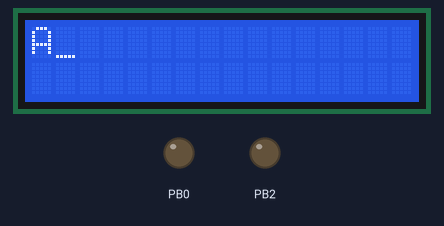
A program run on a simulated ATmega32, built with avr-gcc and emulated at 1 MHz. On the bench: 16×2 character LCD, output pins drawn as LEDs (lit = HIGH). Wiring (inferred from the signals the program sends): character LCD (HD44780): RS PB1; E PB3; data PC0, PC1, PC2, PC3, PC4, PC5, PC6, PC7. Pins used as bus, display or sensor lines are not drawn.

Above: at 1.1 s.
At 4.1 s:
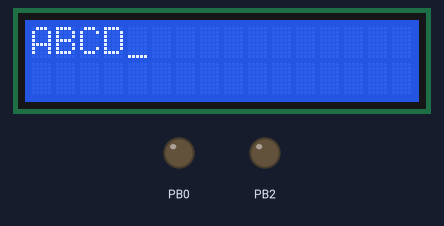
At 6.1 s:
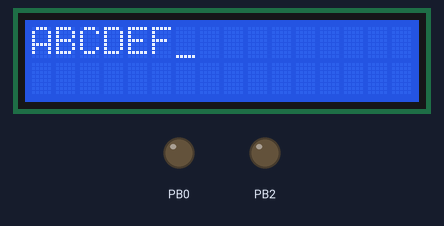
At 8.1 s:
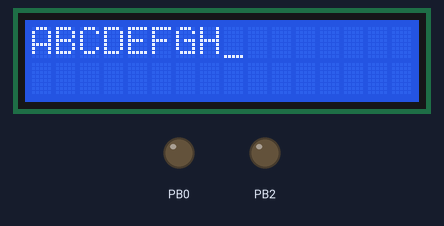
At 12.1 s:
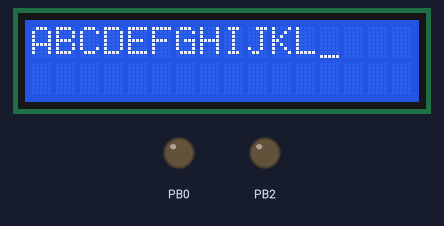
At 16.1 s:
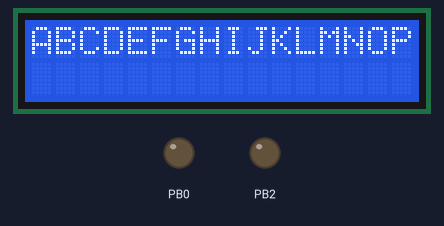

The program:

main.c
```c
/*
 * SPI Driver.c
 *
 * Created: 10/4/2020 1:19:11 PM
 * Author : AbdEl-Rahman
 */

#include <avr/io.h>
#include "SPI.h"
#include <avr/interrupt.h>
#include <util/delay.h>
#include "IncFile1.h"
#define F_CPU 1000000UL
int main(void)
{
    /* Replace with your application code */
//	Clock_rate(F_128);
	spi_init(MASTER);

		lcd_init();
		_delay_ms(10);
//	uint8 data=0;
    while (1)
    {  for(uint8 i ='A';i<=255;i++)
		{  _delay_ms(1000);
		   master_transmit(i);
	   lcd_dataout(i);
		}
    }

}
```

AtmegaRegs.h
```c
/*
 * AtmegaRegs.h
 *
 * Created: 9/3/2020 1:08:34 PM
 *  Author: ahmed
 */


#ifndef ATMEGAREGS_H_
#define ATMEGAREGS_H_


#define mySREG   *((volatile unsigned char* const)0X5F)
#define mySPH    *((volatile unsigned char* const)0X5E)
#define mySPL    *((volatile unsigned char* const)0X5D)
#define myOCR0   *((volatile unsigned char* const)0X5C)
#define myGICR   *((volatile unsigned char* const)0X5B)
#define myGIFR   *((volatile unsigned char* const)0X5A)
#define myTIMSK  *((volatile unsigned char* const)0X59)
#define myTIFR   *((volatile unsigned char* const)0X58)
#define mySPMCR  *((volatile unsigned char* const)0X57)
#define myTWCR   *((volatile unsigned char* const)0X56)
#define myMCUCR  *((volatile unsigned char* const)0X55)
#define myMCUCSR *((volatile unsigned char* const)0X54)
#define myTCCR0  *((volatile unsigned char* const)0X53)
#define myTCNT0  *((volatile unsigned char* const)0X52)
#define myOSCCAL *((volatile unsigned char* const)0X51)
#define myOCDR   *((volatile unsigned char* const)0X51)
#define mySFIOR  *((volatile unsigned char* const)0X50)
#define myTCCR1A *((volatile unsigned char* const)0X4F)
#define myTCCR1B *((volatile unsigned char* const)0X4E)
#define myTCNT1H *((volatile unsigned char* const)0X4D)
#define myTCNT1L *((volatile unsigned char* const)0X4C)
#define myOCR1AH *((volatile unsigned char* const)0X4B)
#define myOCR1AL *((volatile unsigned char* const)0X4A)
#define myOCR1BH *((volatile unsigned char* const)0X49)
#define myOCR1BL *((volatile unsigned char* const)0X48)
#define myICR1H  *((volatile unsigned char* const)0X47)
#define myICR1L  *((volatile unsigned char* const)0X46)
#define myTCCR2  *((volatile unsigned char* const)0X45)
#define myTCNT2  *((volatile unsigned char* const)0X44)
#define myOCR2   *((volatile unsigned char* const)0X43)
#define myASSR   *((volatile unsigned char* const)0X42)
#define myWDTCR  *((volatile unsigned char* const)0X41)
#define myUBRRH  *((volatile unsigned char* const)0X40)
#define myUCSRC  *((volatile unsigned char* const)0X40)
#define myEEARH  *((volatile unsigned char* const)0X3F)
#define myEEARL  *((volatile unsigned char* const)0X3E)
#define myEEDR   *((volatile unsigned char* const)0X3D)

#define myEECR   *((volatile unsigned char* const)0X3C)
#define myPORTA  *((volatile unsigned char* const)0X3B)
#define myDDRA   *((volatile unsigned char* const)0X3A)
#define myPINA   *((volatile unsigned char* const)0X39)
#define myPORTB  *((volatile unsigned char* const)0X38)
#define myDDRB   *((volatile unsigned char* const)0X37)
#define myPINB   *((volatile unsigned char* const)0X36)
#define myPORTC  *((volatile unsigned char* const)0X35)
#define myDDRC   *((volatile unsigned char* const)0X34)
#define myPINC   *((volatile unsigned char* const)0X33)
#define myPORTD  *((volatile unsigned char* const)0X32)
#define myDDRD   *((volatile unsigned char* const)0X31)
#define myPIND   *((volatile unsigned char* const)0X30)

#define mySPDR   *((volatile unsigned char* const)0X2F)
#define mySPSR   *((volatile unsigned char* const)0X2E)
#define mySPCR   *((volatile unsigned char* const)0X2D)
#define myUDR    *((volatile unsigned char* const)0X2C)
#define myUCSRA  *((volatile unsigned char* const)0X2B)
#define myUCSRB  *((volatile unsigned char* const)0X2A)
#define myUBRRL  *((volatile unsigned char* const)0X29)
#define myACSR   *((volatile unsigned char* const)0X28)
#define myADMUX  *((volatile unsigned char* const)0X27)
#define myADCSRA *((volatile unsigned char* const)0X26)
#define myADCH   *((volatile unsigned char* const)0X25)
#define myADCL   *((volatile unsigned char* const)0X24)
#define myTWDR   *((volatile unsigned char* const)0X23)
#define myTWAR   *((volatile unsigned char* const)0X22)
#define myTWSR   *((volatile unsigned char* const)0X21)
#define myTWBR   *((volatile unsigned char* const)0X20)


#endif /* ATMEGAREGS_H_ */
```

CFile1.c
```c
/*
 * CFile1.c
 *
 * Created: 8/31/2020 4:37:17 PM
 *  Author: AbdEl-Rahman
 */
/*
 * CFile1.c
 *
 * Created: 8/31/2020 2:36:14 PM
 *  Author: AbdEl-Rahman
 */
#include "IncFile1.h"
void direction_pin (uint8_t port,uint8_t state, uint8_t pin )
{
	if(state==output)
	(*(volatile uint8_t*)(port+1)) |= (1<<pin);
	else
    (*(volatile uint8_t*)(port+1)) |= ~(1<<pin);
}

void port_direction (uint8_t port , uint8_t state)  //set first 4 pins in port to zeros or ones
{
	if (state == input)
	(*(volatile uint8_t*)(port+1)) = 0x00;     //set 8 pins in port X to input
	if (state == output)
	(*(volatile uint8_t*)(port+1)) = 0x0F;     //set 8 pins in port X to output

}


void pin_write (uint8_t port,uint8_t value, uint8_t pin )
{
	if(value==0)
	(*(volatile uint8_t*)(port+2)) &= ~(1<<pin);
	else
	(*(volatile uint8_t*)(port+2)) |= (1<<pin);
}

void port_write (uint8_t port,uint8_t state)
{    if(state==low)
	(*(volatile uint8_t*)(port+2)) = 0x00;  //set first 4 pins in port X to low and last 4 pins in port x to high
	else
	(*(volatile uint8_t*)(port+2)) = 0xff;  //set first 4 pins in port X to high and last 4 pins in port x to low
}

uint8_t pin_read (uint8_t port, uint8_t pin)
{
	uint8_t value;
	value = (*((volatile uint8_t*)(port))>>pin )&1;
	if (value ==0)
	return 0;
	else return 1;
}

uint8_t port_read (uint8_t port )
{
	uint8_t value;
	value = (*(volatile uint8_t	*)(port));
	return value;
}

uint8_t check(void)
{
	for(int i=0;i<4;i++)
	{   port_write(A,high);
		pin_write(A,low,i);
		for(int j=4;j<8;j++)
		{

			if(pin_read(A,j)==0)
			{
				while(pin_read(A,j)==0);
				   switch(i)
				   {
					  case (0):
					  {
						  if (j == 4)
						  return '7';
						  else if (j == 5)
						  return '4';
						  else if (j == 6)
						  return '1';
						  else if (j== 7)
						  return 'A';
						  break;
					  }
					  case (1):
					  {
						  if (j == 4)
						  return '8';
						  else if (j == 5)
						  return '5';
						  else if (j == 6)
						  return '2';
						  else if (j == 7)
						  return '0';
						  break;
					  }
					  case (2):
					  {
						  if (j == 4)
						  return '9';
						  else if (j == 5)
						  return '6';
						  else if (j == 6)
						  return '3';
						  else if (j == 7)
						  return '=';
						  break;
					  }
					  case (3):
					  {
						  if (j == 4)
						  return '/';
						  else if (j == 5)
						  return '*';
						  else if (j == 6)
						  return '-';
						  else if (j == 7)
						  return '+';
						  break;
					  }

				   }

			    }


	  }
	}
	return 0;
}


void lcd_init()
{
	(*(volatile uint8_t*)(lcd_data+1))=0xff;   // set data port to output
//	(*(volatile uint8_t*)(lcd_data+2))=0x00;    // set initial value to 0
	(*(volatile uint8_t*)(lcd_comms+1))=0xff;   // set commands ports to output
//	(*(volatile uint8_t*)(lcd_comms+2))=0x00;   // set initial value to 0
	pin_write(lcd_comms,low,E);
	_delay_us(2000);
	pin_write(lcd_comms,low,RS);
	pin_write(lcd_comms,low,RW);
	lcd_commands(0x38);
	lcd_commands(0x0E);
	lcd_commands(0x01);
	_delay_us(2000);
	lcd_commands(0x01);      // shift cursor right

}
void lcd_commands(uint8_t command)
{
	(*(volatile uint8_t*)(lcd_data+2))=command;
	pin_write(lcd_comms,low,RS);
	pin_write(lcd_comms,low,RW);
	pin_write(lcd_comms,high,E);
	_delay_us(1);
	pin_write(lcd_comms,low,E);
	_delay_us(100);

}
void lcd_dataout(uint8_t data)
{
	(*(volatile uint8_t*)(lcd_data+2))=data;
	pin_write(lcd_comms,high,RS);
	pin_write(lcd_comms,low,RW);
	pin_write(lcd_comms,high,E);
	_delay_us(1);
	pin_write(lcd_comms,low,E);
	_delay_us(100);
}

void interrupt_init (void)
{
	mySREG |= (1<<7);
}

void timer_init(void)
{
	myTCCR1B = 0x02 ;
	myTIMSK |= (1<<2);
}
```

DataTypes.h
```c
/*
 * DataTypes.h
 *
 * Created: 9/1/2020 12:30:43 PM
 *  Author: ahmed
 */


#ifndef DATA_TYPES_H_
#define DATA_TYPES_H_

#define No_error  1
#define error_happen 0
#define INPUT 0x00
#define OUTPUT 0xff
#define HIGH 1
#define LOW 0

typedef unsigned char uint8;
typedef signed char sint8;

typedef unsigned short uint16;
typedef signed short sint16;

typedef unsigned long  uint32;
typedef signed long   sint32;

typedef unsigned long long   uint64;
typedef signed long  long    sint64;

typedef float f32;
typedef double f64;


#endif /* DATA_TYPES_H_ */
```

IncFile1.h
```c
/*
 * IncFile1.h
 *
 * Created: 8/31/2020 4:38:31 PM
 *  Author: AbdEl-Rahman
 */


#ifndef INCFILE1_H_
#define INCFILE1_H_
#include <avr/io.h>
#include <util/delay.h>
//#define F_CPU 4000000 (ul)
#define A 0x39
#define B 0x36
#define C 0x33
#define D 0x30
#define lcd_data C
#define lcd_comms B
#define RS 1
#define RW 2
#define E 3

#define output 1
#define input 0
#define high 1
#define low 0
#define mySREG    *((volatile uint8_t* const)0X5F)
#define myGIFR    *((volatile uint8_t* const)0X5A)
#define myMCUCR   *((volatile uint8_t* const)0X55)
#define myTCCR1B  *((volatile uint8_t* const)0X4E)
#define myTCNT1L  *((volatile uint8_t* const)0X4C)
#define myTCNT1H  *((volatile uint8_t* const)0X4D)
#define myTIMSK   *((volatile uint8_t* const)0X59)
#define ISR(vector, ...) \
void vector(void)__attribute__((signal,used,externally_visible)) __VA_ARGS__;\
void vector(void)

typedef unsigned char uint8_t;


void direction_pin (uint8_t port,uint8_t state, uint8_t pin );
void port_direction (uint8_t port , uint8_t state);
void pin_write (uint8_t port,uint8_t state, uint8_t pin );
void port_write (uint8_t port,uint8_t state);
uint8_t pin_read (uint8_t port, uint8_t pin);
uint8_t port_read (uint8_t port );
uint8_t check(void);


void lcd_init(void);
void lcd_commands(uint8_t command);
void lcd_dataout(uint8_t data);


#endif /* INCFILE1_H_ */
```

SPI.c
```c
/*
 * SPI.c
 *
 * Created: 10/4/2020 2:31:58 PM
 *  Author: AbdEl-Rahman
 */
#include "SPI.h"
void spi_init(master_slave_select select )
{
	if(select == MASTER )
	{
		myDDRB |=  (1 << MOSI) | (1<<SCK) | (1<<SS);
		myDDRB &= ~(1<<MISO) ;
	//	myPINB |= (1<<SS);
		mySPCR |= (1<<MSTR) | (1<<SPE);
	}
	else if(select == SLAVE )
	{
		myDDRB |= (1<<MISO);
		myDDRB &= ~(1<<SS) & ~(1 << MOSI) & ~(1<<SCK);
		mySPCR |= (1<<SPE);
	}
}

void int_init(enable_disable_spi_int interrupt1)
{
	if(interrupt1 == 1 )
	{
		mySPCR |= (1<<SPIE);
	}
	else if(interrupt1 == 0 )
	{
		mySPCR &= ~(1<<SPIE);
	}
}
uint8 master_transmit(uint8 data)
{
	mySPDR = data;
	while (!(mySPSR &(1<<SPIF)));
	return mySPDR;
}

uint8 slave_recieve(uint8 data)
{
	mySPDR = data;
	while (!(mySPSR &(1<<SPIF)));
	return mySPDR;
}

void Clock_rate(clock_rate rate)
{
	if(rate == F_64)
	{
		mySPSR |= (1<<SPI2X);
		mySPCR |= (1<<SPR0) | (1<<SPR1);
	}
	if(rate == F_128)
	{
		mySPSR &= ~(1<<SPI2X);
		mySPCR |= (1<<SPR0) | (1<<SPR1);
	}
}
```

SPI.h
```c
/*
 * SPI.h
 *
 * Created: 10/4/2020 1:21:52 PM
 *  Author: AbdEl-Rahman
 */


#ifndef SPI_H_
#define SPI_H_
#include "AtmegaRegs.h"
#include "DataTypes.h"
typedef enum MASTER_SLAVE_SELECT
{
	MASTER = 1,
	SLAVE = 0
	}master_slave_select;

typedef enum DATA_ORDER_SELECT
{
	MSB = 0,
	LSB = 1
	}data_order_select;

typedef enum ENABLE_DISABLE_SPI
{
	ENABLE_SPI = 1,
	DIABLE_SPI =0
	}enable_disable_spi;

typedef enum ENABLE_DISABLE_SPI_INT
{
	ENABLE_INT = 1,
	DIABLE_INT =0
	}enable_disable_spi_int;

typedef enum CHOOSE_PHASE
{
	LEADING_SAMPLE= 0,
	LEADING_SETUP =1
	}choose_phase;

typedef enum CHOOSE_CLOCK_POLARITY
{
	LEADING_RISING = 0,
	LEADING_FALLING =1
	}choose_clock;

typedef enum CLOCK_RATE
{
	F_64,
	F_128
	}clock_rate;


/*****************SPCR*************/
#define SPIE 	7
#define SPE 	6
#define DORD 	5
#define MSTR 	4
#define CPOL 	3
#define CPHA 	2
#define SPR1	1
#define SPR0	0
/*****************SPSR*************/
#define SPIF	7
#define WCOL	6
#define SPI2X	0
/*************************************/
#define MISO 6
#define MOSI 5
#define SCK 7
#define SS 4
void spi_init(master_slave_select select );
void int_init(enable_disable_spi_int interrupt1);
uint8 master_transmit(uint8 data);
uint8 slave_recieve(uint8 data);
void Clock_rate(clock_rate rate);


#endif /* SPI_H_ */
```

Measured:
- what the display in image 0 shows lasts 1.0 s, from 1.0 s to 2.0 s
